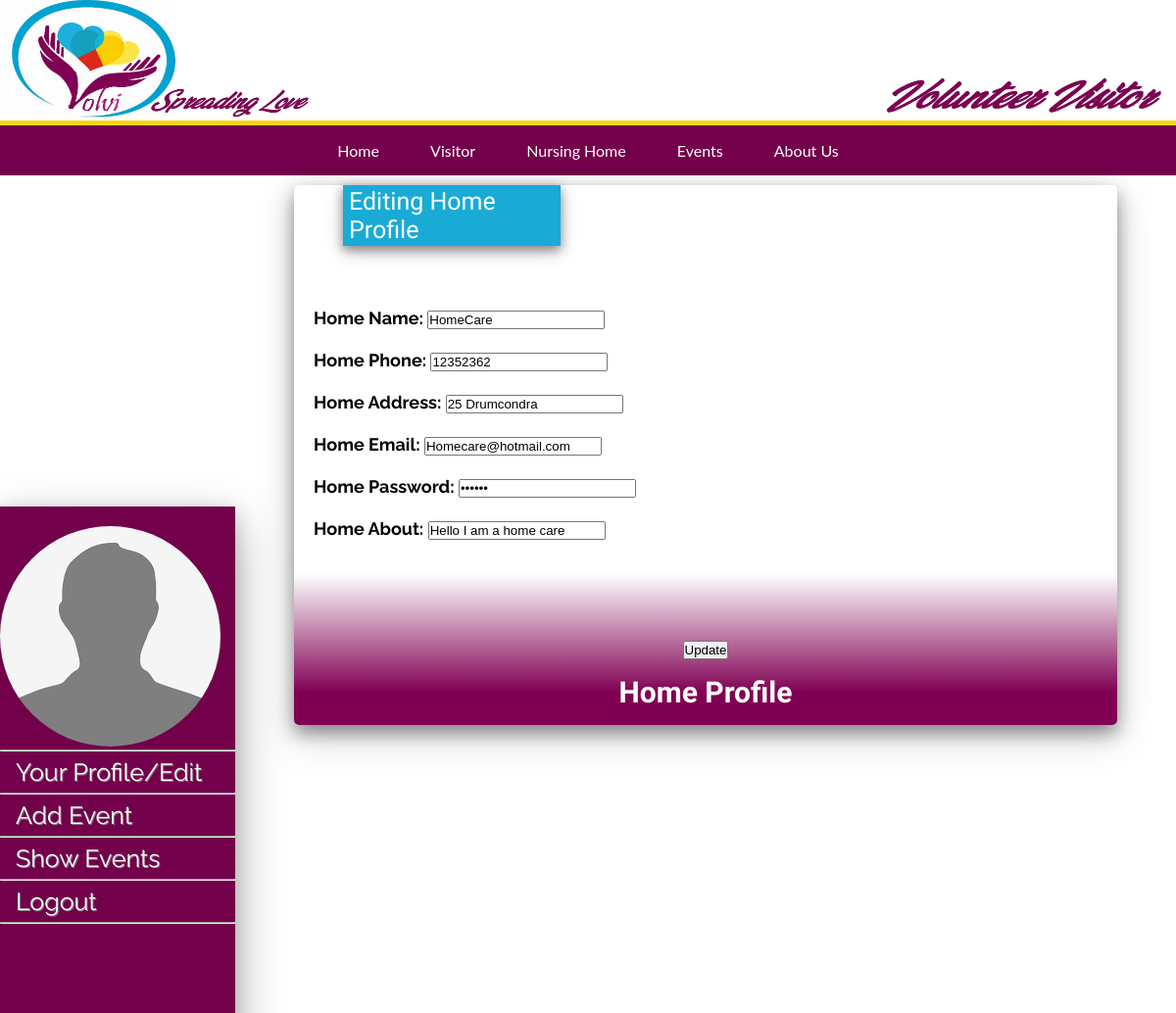
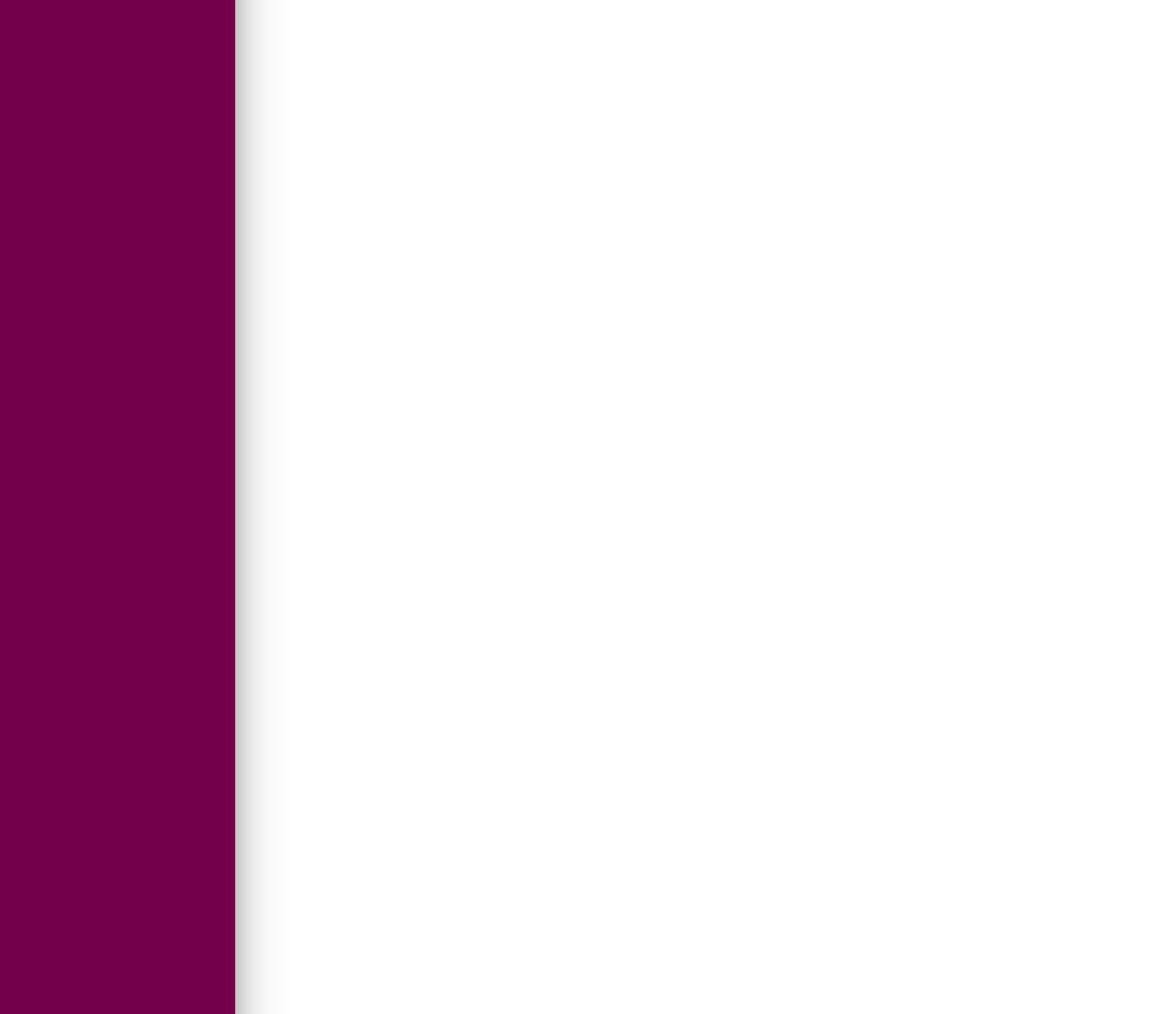
Page /VolviFinal/editHomeProfile.php?HomeName=HomeCare on the committed database (2 pictures, top to bottom).
### tables this page shows
CREATE TABLE `homedb` (
  `HomeID` int(11) NOT NULL,
  `HomeName` varchar(256) NOT NULL,
  `HomeAddress` varchar(255) NOT NULL,
  `HomePhone` int(11) NOT NULL,
  `HomeEmail` varchar(50) NOT NULL,
  `HomePassword` varchar(50) NOT NULL,
  `HomeAbout` varchar(255) NOT NULL
);

### VolviFinal/editHomeProfile.php (the view, shortened to what this page needs)
<html>
<body>
<div class="transbox">
<legend style="font-family:Kaushan Script; margin-left: 50px; font-size:25px;">Editing Home Profile</legend> <br>
<br>
<?php
include('db.php');
	$HomeName = '';
if( isset( $_GET['HomeName'])) {
    $ph  = $_GET['HomeName'];
$stmt = $dbh->prepare("SELECT * FROM homedb WHERE HomeName= :ph");
$stmt->bindValue(':ph', $ph);
$stmt->execute();
$row = $stmt->fetch(PDO::FETCH_ASSOC);
$HomeName = $row['HomeName'];
$HomePhone = $row['HomePhone'];
$HomeAddress = $row['HomeAddress'];
$HomeEmail = $row['HomeEmail'];
$HomePassword = $row['HomePassword'];
$HomeAbout = $row['HomeAbout'];
}
?>
<div align='center'>
<form action="editHomeProfile.php" method="post">
<h2>Home Name: <input type="text" name="HomeName" value="<?php echo $HomeName; ?>"  readonly/> <br><br>
Home Phone: <input type="text" name="HomePhone" value="<?php echo $HomePhone; ?>">   <br><br>
Home Address: <input type="text" name="HomeAddress" value="<?php echo $HomeAddress; ?>" > <br><br>
Home Email: <input type="text" name="HomeEmail" value="<?php echo $HomeEmail; ?>" > <br><br>
Home Password: <input type="password" name="HomePassword" value="<?php echo $HomePassword; ?>"  > <br><br>
Home About: <input type="text" name="HomeAbout" value="<?php echo $HomeAbout; ?>" > <br><br></h2>
<br><br>
		 <input type="submit" name="update2" value="Update">
		 <br>
		 <a href="loggedhome.php"><h5>Home Profile</h5></a>
</div>
</body>
</html>

### VolviFinal/editHomeProfile.php (style rules this page uses)
div.transbox { margin-left: 25%; border: none; background-image: linear-gradient(to top, #800053 6%, white, white 50%); box-shadow: 0 8px 18px 0 rgba(0, 0, 0, 0.4), 0 12px 40px 0 rgba(0, 0, 0, 0.19); margin-top: 10px; position: relative; margin-right: 25%; min-width: 70%; border-radius:5px; }
h2 { margin: 5px 0 22px 0; text-align: justify; border-collapse: separate; padding: 20px; font-size: 18px; font-family: Raleway; white-space: nowrap; }
h5 { text-align: center; font-family: Kaushan Script; display: inline-block; font-size: 30px; position: absolut; }
legend { color: white; background: rgba(0, 162, 209, 0.9); border: none; padding: 2px 6px; max-width: 25%; box-shadow: 0 4px 10px 0 rgba(0, 0, 0, 0.4), 0 6px 20px 0 rgba(0, 0, 0, 0.19); }

### rows in the picture
homedb: HomeName "HomeCare", HomePhone "12352362", HomeAddress "25 Drumcondra", HomeEmail "Homecare@hotmail.com", HomeAbout "Hello I am a home care"
